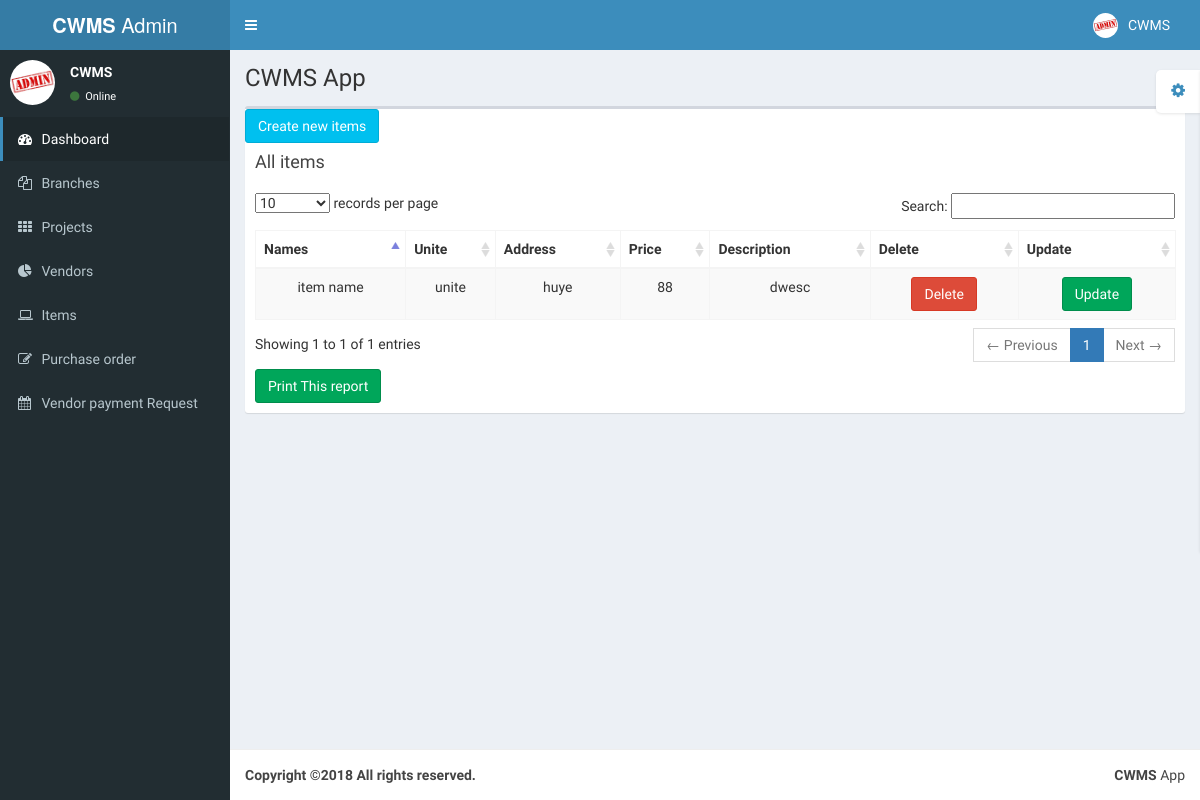
Page /cwms/pages/tables/items.php on the earlier database version.
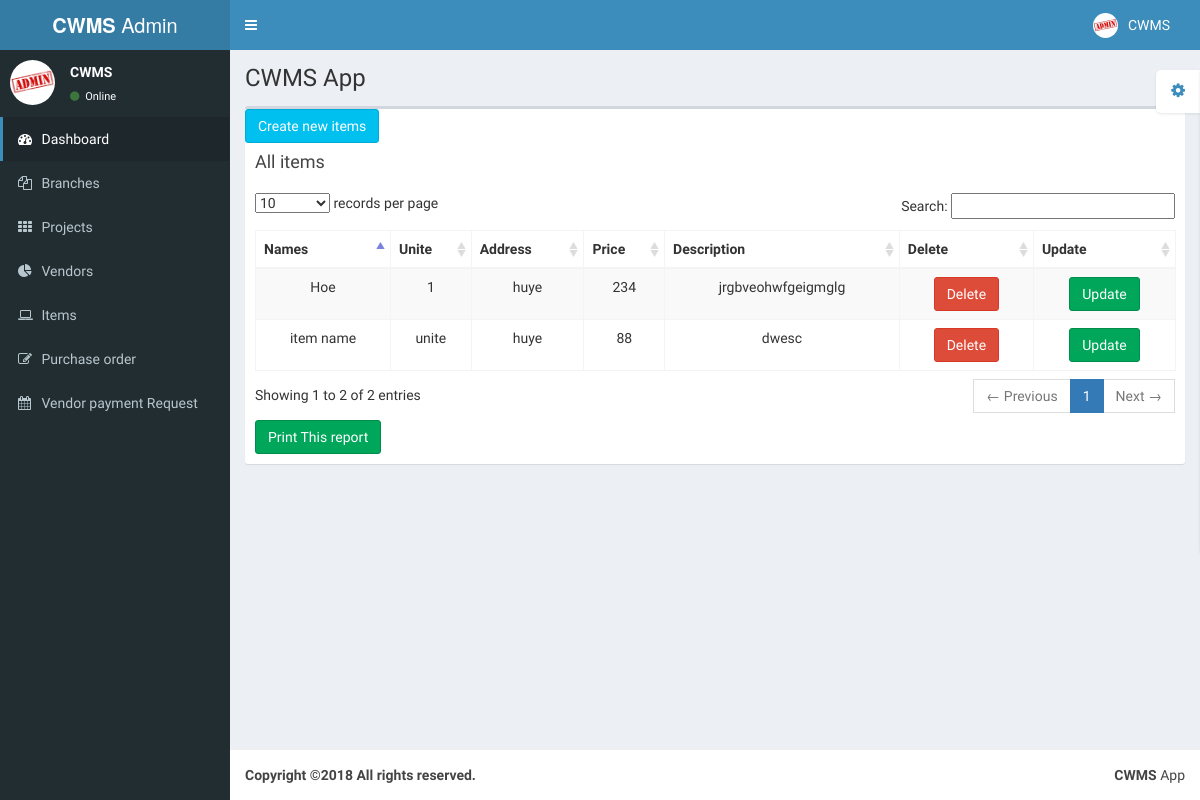
Same page on the later database version.
### tables this page shows
CREATE TABLE `items` (
  `id` int(11) NOT NULL,
  `name` varchar(300) NOT NULL,
  `unite` varchar(300) NOT NULL,
  `baddress` varchar(200) NOT NULL,
  `price` varchar(300) NOT NULL,
  `description` varchar(300) NOT NULL
);

### cwms/pages/tables/items.php (the view, shortened to what this page needs)
<!DOCTYPE html>
<html>
  <head>
    <link href="../../bootstrap/css/bootstrap.min.css" rel="stylesheet" type="text/css" />
    <link href="https://maxcdn.bootstrapcdn.com/font-awesome/4.3.0/css/font-awesome.min.css" rel="stylesheet" type="text/css" />
    <link href="http://code.ionicframework.com/ionicons/2.0.0/css/ionicons.min.css" rel="stylesheet" type="text/css" />
    <link href="../../plugins/datatables/dataTables.bootstrap.css" rel="stylesheet" type="text/css" />
    <link href="../../dist/css/AdminLTE.min.css" rel="stylesheet" type="text/css" />
    <link href="../../dist/css/skins/_all-skins.min.css" rel="stylesheet" type="text/css" />
  </head>
  <body class="skin-blue">
    <div class="wrapper">
      <?php include "header.php"; ?>
      <div class="content-wrapper">
        <section class="content-header">
          <h1>
          CWMS App
          </h1>
        </section>
        <section class="content">
          <div class="row">
            <div class="col-xs-12">
              <div class="box">
                <a href="newitem.php" class="btn btn-info">Create new items</a>
                <div class="box-header">
                  <h3 class="box-title">All items</h3>
                </div>
                <div class="box-body">
                  <div id="printMe">
                  <table id="example1" class="table table-bordered table-striped">
                    <thead>
                      <tr>
                        <th>Names</th>
                        <th>Unite</th>
                        <th>Address</th>
                        <th>Price</th>
                        <th>Description</th>
                        <th>Delete</th>
                        <th>Update</th>
                      </tr>
                    </thead>
                    <tbody>
                      <?php
           $conn = mysqli_connect("localhost","root","lecteur1994ange");
             mysqli_select_db($conn,"hodard");
           $result=mysqli_query($conn,"SELECT * from items");
           while($test = mysqli_fetch_array($result))
           {
             $id = $test['id'];
             echo "<tr align='center'>";
              echo"<td>" .$test['name']."</font></td>";
             echo"<td>" .$test['unite']."</font></td>";
             echo"<td>" .$test['baddress']."</font></td>";
             echo"<td>" .$test['price']."</font></td>";
             echo"<td>" .$test['description']."</font></td>";
              ?>
              <td><a href="?delete_id=<?php echo $id; ?>" title="click for delete" onclick="return confirm('sure to delete ?')" class='btn btn-danger'>Delete</a></td>
               <td><a href="../../upload/editformnoimages.php?edit_id=<?php echo $test['id']; ?>" title="click for edit" onclick="return confirm('sure to edit ?')" class='btn btn-success'>Update</a></td>
              <?php
             echo "</tr>";
           }
           ?>
                    </tbody>
                  </table>
                </div>
                   <a href="#" class="btn btn-success" onclick="printDiv('printMe')">Print This report</a>
                </div>
              </div>
            </div>
          </div>
        </section>
      </div>
      <?php include "../../footer.php"; ?>
    </div>
  </body>
</html>

### cwms/pages/tables/header.php (shortened to what this page needs)
<header class="main-header">
  <a href="../../index.php" class="logo"><b>CWMS</b> Admin</a>
  <nav class="navbar navbar-static-top" role="navigation">
    <a href="#" class="sidebar-toggle" data-toggle="offcanvas" role="button">
    </a>
    <div class="navbar-custom-menu">
      <ul class="nav navbar-nav">
        <li class="dropdown user user-menu">
          <a href="#" class="dropdown-toggle" data-toggle="dropdown">
            <img src="../../dist/img/admin.jpg" class="user-image" alt="User Image"/>
            <span class="hidden-xs">CWMS <?php echo $_SESSION['usr_name']; ?></span>
          </a>
        </li>
      </ul>
    </div>
  </nav>
</header>
<aside class="main-sidebar">
  <section class="sidebar">
    <div class="user-panel">
      <div class="pull-left image">
        <img src="../../dist/img/admin.jpg" class="img-circle" alt="User Image" />
      </div>
      <div class="pull-left info">
        <p>CWMS   <?php echo $_SESSION['usr_name']; ?></p>
        <a href="#"><i class="fa fa-circle text-success"></i> Online</a>
      </div>
    </div>
    <ul class="sidebar-menu">
      <li class="active ">
        <a href="../../index.php">
          <i class="fa fa-dashboard"></i> <span>Dashboard</span>
        </a>
      </li>
      <li class="">
        <a href="./branches.php">
          <i class="fa fa-files-o"></i>
          <span>Branches</span>
        </a>
      </li>
      <li>
        <a href="projects.php">
          <i class="fa fa-th"></i> <span>Projects</span>
        </a>
      </li>
      <li class="">
        <a href="vendors.php">
          <i class="fa fa-pie-chart"></i>
          <span>Vendors</span>
        </a>
      </li>
      <li class="">
        <a href="items.php">
          <i class="fa fa-laptop"></i>
          <span>Items</span>
        </a>
      </li>
      <li class="">
        <a href="purchaseorder.php">
          <i class="fa fa-edit"></i> <span>Purchase order</span>
        </a>
      </li>
      <li>
        <a href="vendorpayment.php">
          <i class="fa fa-calendar"></i> <span>Vendor payment Request</span>
        </a>
      </li>
    </ul>
  </section>
</aside>

### owner/footer.php
<footer class="main-footer">
  <div class="pull-right hidden-xs">
    <b>CWMS</b> App
  </div>
  <strong>Copyright &copy;2018 All rights reserved.
</footer>

Differences in the rows shown:
added items: name "Hoe", unite "1", baddress "huye", price "234", description "jrgbveohwfgeigmglg"
Other differences:
text written by a page script: "records per page Search: Showing 1 to 1 of 1 entries ← Previous 1 Next →" → "records per page Search: Showing 1 to 2 of 2 entries ← Previous 1 Next →"
